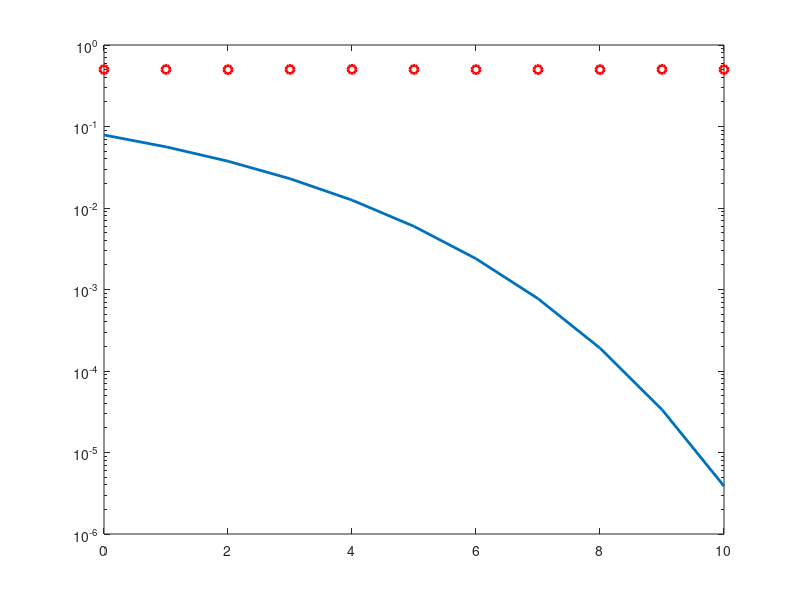

MATLAB code to generate this figure: (Note: this script raises an error after producing the figure.)
clc;close all;clear all;
m=10^5;
snr_dB=[0:1:10];
for j=1:1:length(snr_dB)
    n_err=0;
    n_bits=0;
    while n_err<100
        inf_bits=round(rand(1,m));
        x=-2*(inf_bits-0.5);
        N0=1/10^(snr_dB(j)/10);
        y=x+sqrt(N0/2)*(randn(1,length(x))+i*randn(1,length(x)));
        est_bits=y<0;
        diff=inf_bits-est_bits;
        n_err=n_err+sum(abs(diff));
        n_bits=n_bits+length(inf_bits);
    end
    BER(j)=n_err/n_bits;
end
theoryBERAWGN=0.5*erfc(sqrt(10.^(snr_dB/10)));
semilogy(snr_dB,theoryBERAWGN,'-','LineWidth',2);
hold on;
semilogy(snr_dB,BER,'or','LineWidth',2);
hold on;
semilogy(snr_dB,theoryBERAWGN,'blad-','LineWidth',2);
legend('AWGN Simulated','AWGN theoretical');
axis([0 10 10^-5 0.5]);
grid on